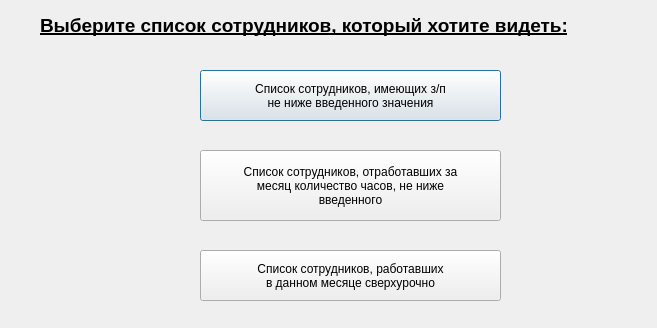
<?xml version="1.0" encoding="UTF-8"?>
<ui version="4.0">
 <class>editEmployee</class>
 <widget class="QDialog" name="editEmployee">
  <property name="geometry">
   <rect>
    <x>0</x>
    <y>0</y>
    <width>657</width>
    <height>328</height>
   </rect>
  </property>
  <property name="windowTitle">
   <string>Dialog</string>
  </property>
  <widget class="QLabel" name="label">
   <property name="geometry">
    <rect>
     <x>40</x>
     <y>-10</y>
     <width>681</width>
     <height>71</height>
    </rect>
   </property>
   <property name="text">
    <string>&lt;html&gt;&lt;head/&gt;&lt;body&gt;&lt;p&gt;&lt;span style=&quot; font-size:14pt; font-weight:700; text-decoration: underline;&quot;&gt;Выберите список сотрудников, который хотите видеть:&lt;/span&gt;&lt;/p&gt;&lt;/body&gt;&lt;/html&gt;</string>
   </property>
  </widget>
  <widget class="QPushButton" name="pushButton_listSalary">
   <property name="geometry">
    <rect>
     <x>200</x>
     <y>70</y>
     <width>301</width>
     <height>51</height>
    </rect>
   </property>
   <property name="text">
    <string>Список сотрудников, имеющих з/п 
не ниже введенного значения</string>
   </property>
  </widget>
  <widget class="QPushButton" name="pushButton_listHours">
   <property name="geometry">
    <rect>
     <x>200</x>
     <y>150</y>
     <width>301</width>
     <height>71</height>
    </rect>
   </property>
   <property name="text">
    <string>Список сотрудников, отработавших за 
месяц количество часов, не ниже 
введенного</string>
   </property>
  </widget>
  <widget class="QPushButton" name="pushButton_listOverHours">
   <property name="geometry">
    <rect>
     <x>200</x>
     <y>250</y>
     <width>301</width>
     <height>51</height>
    </rect>
   </property>
   <property name="text">
    <string>Список сотрудников, работавших 
в данном месяце сверхурочно</string>
   </property>
  </widget>
 </widget>
 <resources/>
 <connections/>
</ui>
